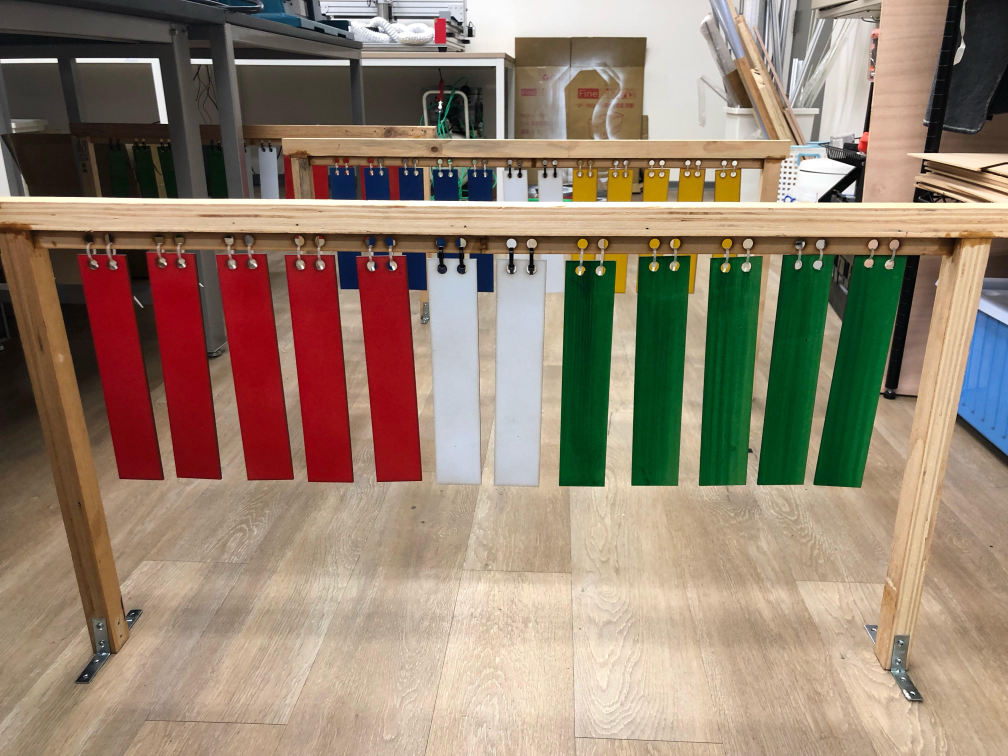
#> input picture tel_image/R.jpg, 4032 x 3024 px (shown at 1/4 size)
$ python pick.py
#> lines starting #> are read from the running program, lines starting #| are printed output that depends on the picture
import cv2
import numpy as np

image = cv2.imread("./R.jpg")
#> image is the input picture: shape (3024, 4032, 3); mean B, G, R 112.1, 130, 148.5
image = cv2.resize(image, (756, 1008), interpolation=cv2.INTER_AREA)
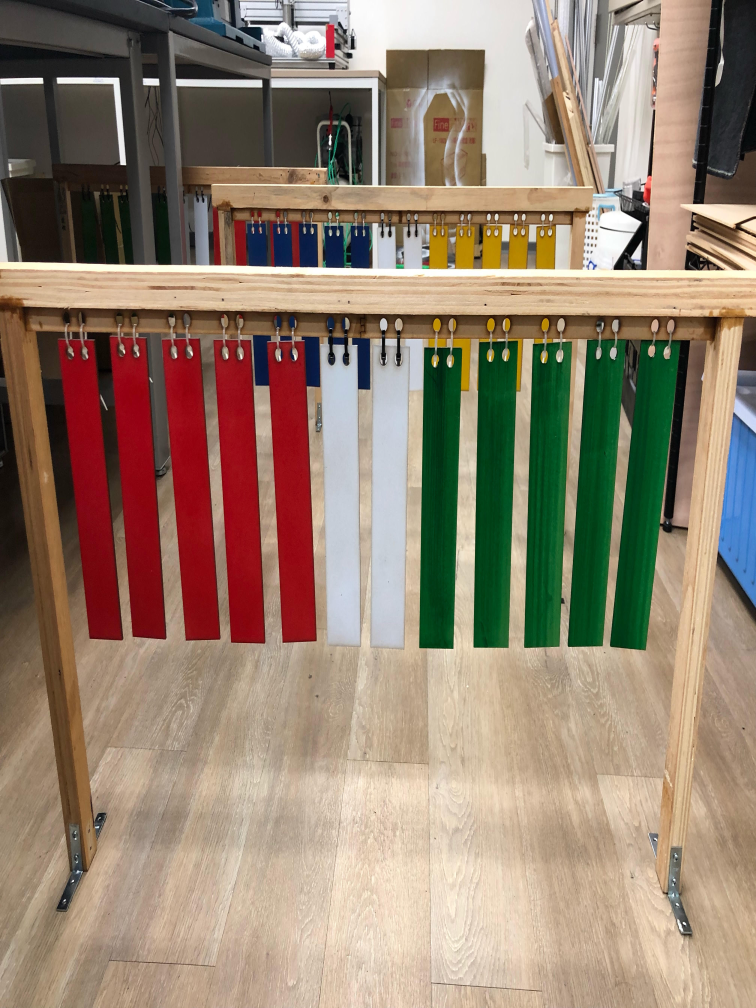
#> image: shape (1008, 756, 3); mean B, G, R 112.1, 130, 148.5

lower = np.array([0, 0, 0])
upper = np.array([0, 0, 255])

filtered = cv2.inRange(image, lower, upper)
#> filtered: shape (1008, 756); every value is 0

# cv2.imshow("Image",image)
# cv2.waitKey(0)
# cv2.destroyAllWindows()

blurred = cv2.GaussianBlur(filtered, (15, 15), 0)

# find contours in the image
# print(len(cv2.findContours(blurred.copy(), cv2.RETR_EXTERNAL, cv2.CHAIN_APPROX_SIMPLE)))
cnts, _ = cv2.findContours(blurred.copy(), cv2.RETR_EXTERNAL, cv2.CHAIN_APPROX_SIMPLE)
#> cnts = []

if len(cnts) > 0:

	cnt = sorted(cnts, key = cv2.contourArea, reverse = True)[0]

	# compute the (rotated) bounding box around then
	# contour and then draw it
	rect = np.int32(cv2.boxPoints(cv2.minAreaRect(cnt)))
	print(rect)
	cv2.drawContours(image, [rect], -1, (0, 255, 0), 2)

cv2.imshow("Tracking", image)
cv2.waitKey(0)
